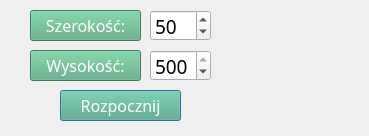
<?xml version="1.0" encoding="UTF-8"?>
<ui version="4.0">
 <class>text_value_height</class>
 <widget class="QDialog" name="text_value_height">
  <property name="geometry">
   <rect>
    <x>0</x>
    <y>0</y>
    <width>369</width>
    <height>136</height>
   </rect>
  </property>
  <property name="windowTitle">
   <string>Dialog</string>
  </property>
  <widget class="QPushButton" name="button_new">
   <property name="geometry">
    <rect>
     <x>60</x>
     <y>90</y>
     <width>121</width>
     <height>31</height>
    </rect>
   </property>
   <property name="font">
    <font>
     <family>Century Gothic</family>
     <pointsize>12</pointsize>
     <weight>50</weight>
     <bold>false</bold>
    </font>
   </property>
   <property name="styleSheet">
    <string notr="true">color: rgb(255, 255, 255);
background: rgb(85, 170, 127)</string>
   </property>
   <property name="text">
    <string>Rozpocznij</string>
   </property>
  </widget>
  <widget class="QPushButton" name="button_choose_positive_6">
   <property name="geometry">
    <rect>
     <x>30</x>
     <y>50</y>
     <width>111</width>
     <height>31</height>
    </rect>
   </property>
   <property name="font">
    <font>
     <family>Century Gothic</family>
     <pointsize>12</pointsize>
    </font>
   </property>
   <property name="styleSheet">
    <string notr="true">color: rgb(255, 255, 255);
background: rgb(85, 170, 127)</string>
   </property>
   <property name="text">
    <string>Wysokość:</string>
   </property>
  </widget>
  <widget class="QPushButton" name="button_choose_positive_5">
   <property name="geometry">
    <rect>
     <x>30</x>
     <y>10</y>
     <width>111</width>
     <height>31</height>
    </rect>
   </property>
   <property name="font">
    <font>
     <family>Century Gothic</family>
     <pointsize>12</pointsize>
    </font>
   </property>
   <property name="styleSheet">
    <string notr="true">color: rgb(255, 255, 255);
background: rgb(85, 170, 127)</string>
   </property>
   <property name="text">
    <string>Szerokość:</string>
   </property>
  </widget>
  <widget class="QSpinBox" name="text_value_width">
   <property name="geometry">
    <rect>
     <x>150</x>
     <y>10</y>
     <width>61</width>
     <height>31</height>
    </rect>
   </property>
   <property name="font">
    <font>
     <family>Century Gothic</family>
     <pointsize>14</pointsize>
    </font>
   </property>
   <property name="minimum">
    <number>0</number>
   </property>
   <property name="maximum">
    <number>500</number>
   </property>
   <property name="value">
    <number>50</number>
   </property>
  </widget>
  <widget class="QSpinBox" name="text_value_height_2">
   <property name="geometry">
    <rect>
     <x>150</x>
     <y>50</y>
     <width>61</width>
     <height>31</height>
    </rect>
   </property>
   <property name="font">
    <font>
     <family>Century Gothic</family>
     <pointsize>14</pointsize>
    </font>
   </property>
   <property name="minimum">
    <number>0</number>
   </property>
   <property name="maximum">
    <number>500</number>
   </property>
   <property name="value">
    <number>500</number>
   </property>
  </widget>
 </widget>
 <resources/>
 <connections/>
</ui>
